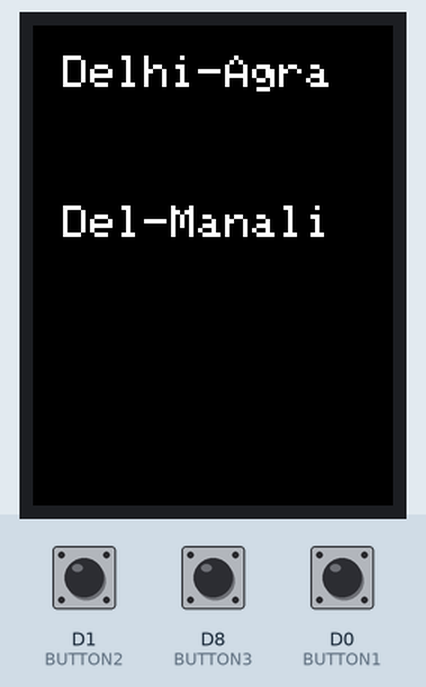
The sketch below on a simulated ESP8266 (NodeMCU). On the bench: 240×320 colour display. Inputs (shaded band) come from the test bench; at power-on: D1 (BUTTON2) LOW, D8 (BUTTON3) LOW, D0 (BUTTON1) LOW. WiFi joins after 1.5 s; servers stay silent unless stated; what the sketch prints to the serial monitor is not drawn.

Above: at 3.2 s.
3.3 s: D1 (BUTTON2) pulled HIGH for 0.15 s
At 3.8 s:
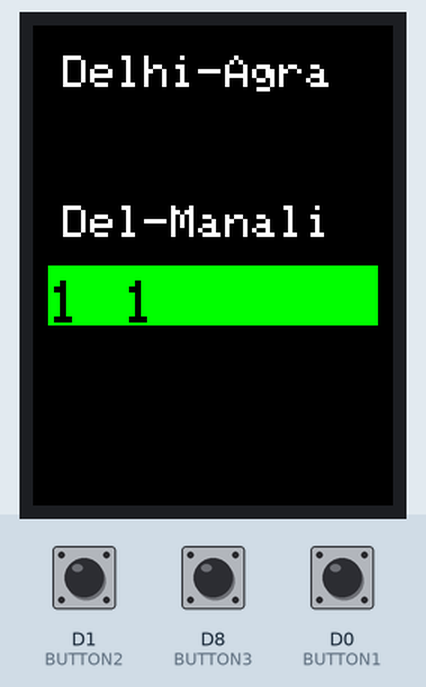
4.9 s: D8 (BUTTON3) pulled HIGH for 0.15 s
At 5.2 s:
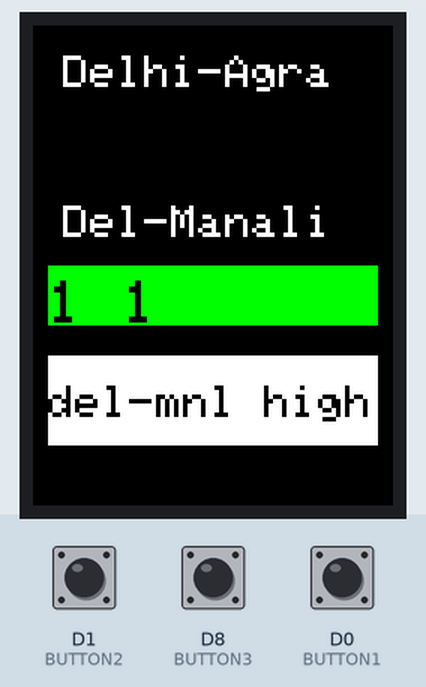
6.5 s: D0 (BUTTON1) pulled HIGH for 0.15 s
At 7.4 s:
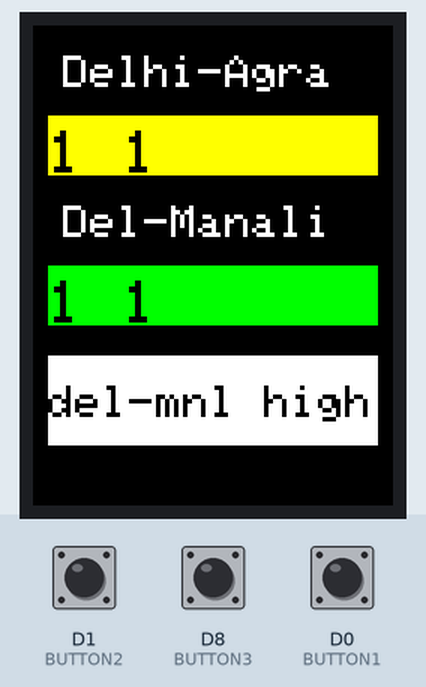
8.1 s: D1 (BUTTON2) pulled HIGH for 1 s
At 8.6 s:
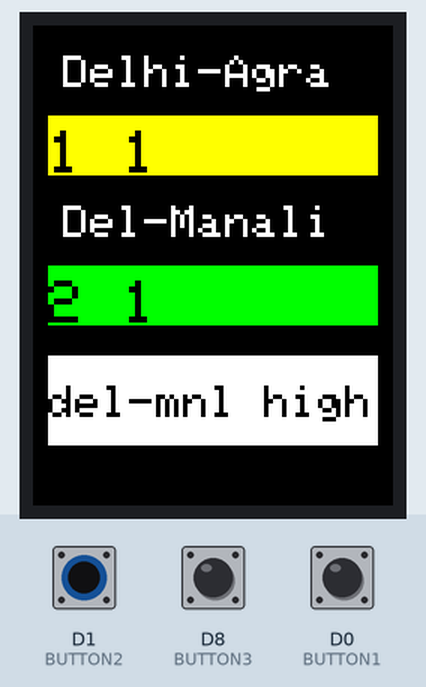
10.6 s: D0 (BUTTON1) pulled HIGH for 1 s
At 11.7 s:
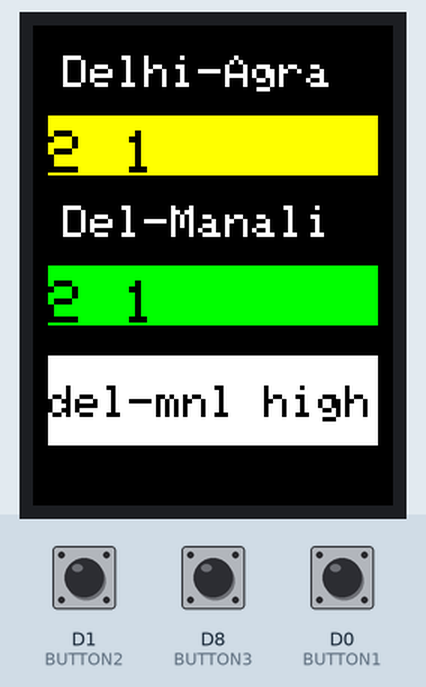
13.1 s: D8 (BUTTON3) driven HIGH and D0 (BUTTON1) driven HIGH
At 14.2 s:
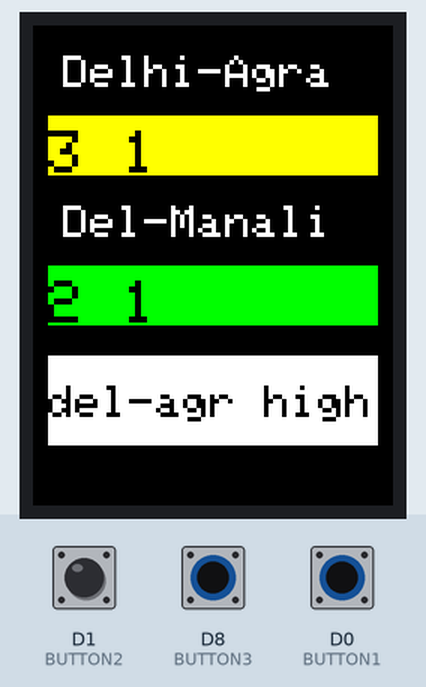
Timing chart, 0 to 15.6 s (numbered marks = the images above; inputs shaded):
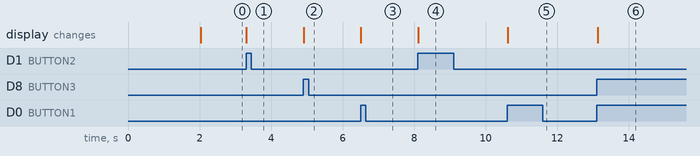

Measured:
- after the input at 3.3 s, the display: changes at once (image 1)
- after the input at 4.9 s, the display: changes at once (image 2)
- after the input at 6.5 s, the display: changes at once (image 3)
- after the input at 8.1 s, the display: changes at once (image 4)
- after the input at 10.6 s, the display: changes at once (image 5)
- after the input at 13.1 s, the display: changes at once (image 6)

The sketch:

smart_routes.ino
```cpp
#define BLYNK_PRINT Serial
#include <ESP8266WiFi.h>
#include <BlynkSimpleEsp8266.h>

#include <Adafruit_GFX.h>       // include Adafruit graphics library
#include <Adafruit_ILI9341.h>   // include Adafruit ILI9341 TFT library

#define TFT_CS    D2     // TFT CS  pin is connected to NodeMCU pin D2
#define TFT_RST   D3     // TFT RST pin is connected to NodeMCU pin D3
#define TFT_DC    D4
Adafruit_ILI9341 tft = Adafruit_ILI9341(TFT_CS, TFT_DC, TFT_RST);

unsigned long msecLst;

char auth[] = "iVvp4rmllTb1M-Hj9DrsgxjUMCJP0asM";       // You should get Auth Token in the Blynk App.
const int BUTTON1 = 16;
const int BUTTON2 = 5;
const int BUTTON3 = 15; // switch 1 of BlynkBoard Conneted with D9(GPIO 03) pin of NodeMCU
char ssid[] = "sumit";    // Your WiFi credentials.
char pass[] = "12345678";             // Set password to "" for open networks.
int buttonState1 = 0;         // variable for reading the pushbutton status
int count_value1 =0;
int prestate1 =0;
int buttonState2 = 0;         // variable for reading the pushbutton status
int count_value2 =0;
int prestate2 =0;
int buttonState3 = 0;         // variable for reading the pushbutton status
int count_value3 =0;
int prestate3 =0;
int n1=1;
int n2=1;
int nt=10;
int c1=0;
int c2=0;
int nb=3;

void setup()
  {
  Serial.begin(9600);                 // Debug console
  Blynk.begin(auth, ssid, pass);
  pinMode (BUTTON1, INPUT);
  pinMode (BUTTON2, INPUT);
  pinMode (BUTTON3, INPUT);

   tft.begin();


    tft.fillScreen(ILI9341_BLACK);
     tft.setCursor(20, 20);
    tft.setTextColor(ILI9341_WHITE);  tft.setTextSize(3);
  tft.println("Delhi-Agra");


   tft.setCursor(20, 120);
  tft.setTextColor(ILI9341_WHITE);  tft.setTextSize(3);
  tft.println("Del-Manali");
  }


  void button1()
  {
     buttonState1 = digitalRead(BUTTON1);

  // check if the pushbutton is pressed. If it is, then the buttonState is HIGH:
  if (buttonState1 == HIGH && prestate1 == 0) {
    if(count_value1<nt){
      count_value1++;
      Serial.println(count_value1);
      Serial.println(n1);
      c1++;
    }
   else if(count_value1==nt){
     Serial.println("Supply one more bus in agra route");
     Blynk.notify("Supply one more bus in Delhi-agra route");
     count_value1=0;
     n1++;
     nb--;

    }


    // turn LED on
  //  digitalWrite(ledPin, HIGH);
    //delay(100);
    // turn LED off
    //digitalWrite(ledPin, LOW);
     Blynk.virtualWrite(V0, count_value1);
     Blynk.virtualWrite(V2, c1);
     Blynk.virtualWrite(V3, n1);
    tft.fillRect(10, 60, 220, 40, ILI9341_YELLOW);
      tft.setCursor(10, 70);
    tft.setTextColor(ILI9341_BLACK);  tft.setTextSize(4);
  tft.print(count_value1);
  tft.setCursor(60, 70);
   tft.setTextColor(ILI9341_BLACK);  tft.setTextSize(4);
  tft.println(n1);


    prestate1 = 1;
  } else if(buttonState1 == LOW) {
    prestate1 = 0;
  }
  }

  void button2()
  {
     buttonState2 = digitalRead(BUTTON2);

  // check if the pushbutton is pressed. If it is, then the buttonState is HIGH:
  if (buttonState2 == HIGH && prestate2 == 0) {

    if(count_value2<nt){
      count_value2++;
      Serial.println(count_value2);
      Serial.println(n2);
      c2++;
    }
   else if(count_value2==nt){
     Serial.println("Supply one more bus in Delhi-manali route");
     Blynk.notify("Supply one more bus in Delhi-manali route");
     count_value2=0;
     n2++;
     nb--;

    }
    // turn LED on
  //  digitalWrite(ledPin, HIGH);
    //delay(100);
    // turn LED off
    //digitalWrite(ledPin, LOW);
     Blynk.virtualWrite(V1, count_value2);
     Blynk.virtualWrite(V4, c2);
     Blynk.virtualWrite(V6, n2);
       tft.fillRect(10, 160, 220, 40, ILI9341_GREEN);

       tft.setCursor(10, 170);
    tft.setTextColor(ILI9341_BLACK);  tft.setTextSize(4);
  tft.print(count_value2);
  tft.setCursor(60, 170);
  tft.setTextColor(ILI9341_BLACK);  tft.setTextSize(4);
  tft.println(n2);

    prestate2 = 1;
  } else if(buttonState2 == LOW) {
    prestate2 = 0;
  }
  }


void loop()
  {
  Blynk.run();
   button1();
    button2();
   buttonState3 = digitalRead(BUTTON3);

  // check if the pushbutton is pressed. If it is, then the buttonState is HIGH:
  if (buttonState3 == HIGH && prestate3 == 0)
  {
    if (c1>c2 && nb>0 ){
      Blynk.notify("Delhi to Agra route high and More buses required in Delhi-Agra route");
      Blynk.email("tkjha07022001@gmail.com","Bus route","More buses required in Delhi-Agra route");

       tft.fillRect(10, 220, 220, 60, ILI9341_WHITE);
       tft.setCursor(10, 240);
    tft.setTextColor(ILI9341_BLACK);  tft.setTextSize(3);
  tft.println("del-agr high");
    }
    else if(c2>c1 && nb>0) {
      Blynk.notify(" Delhi to manali route high and More buses required in Delhi-Manali route ");
      Blynk.email("tkjha07022001@gmail.com","Bus route","More buses required in Delhi-Manali route");

      tft.fillRect(10, 220, 220, 60, ILI9341_WHITE);
       tft.setCursor(10, 240);
    tft.setTextColor(ILI9341_BLACK);  tft.setTextSize(3);
  tft.println("del-mnl high");
    }
    else if(nb==0){
      Blynk.notify("We have no more buses left");
    }
     prestate3 = 1;
  }
  else if(buttonState3 == LOW)
  {
    prestate3 = 0;
  }
  }
```
